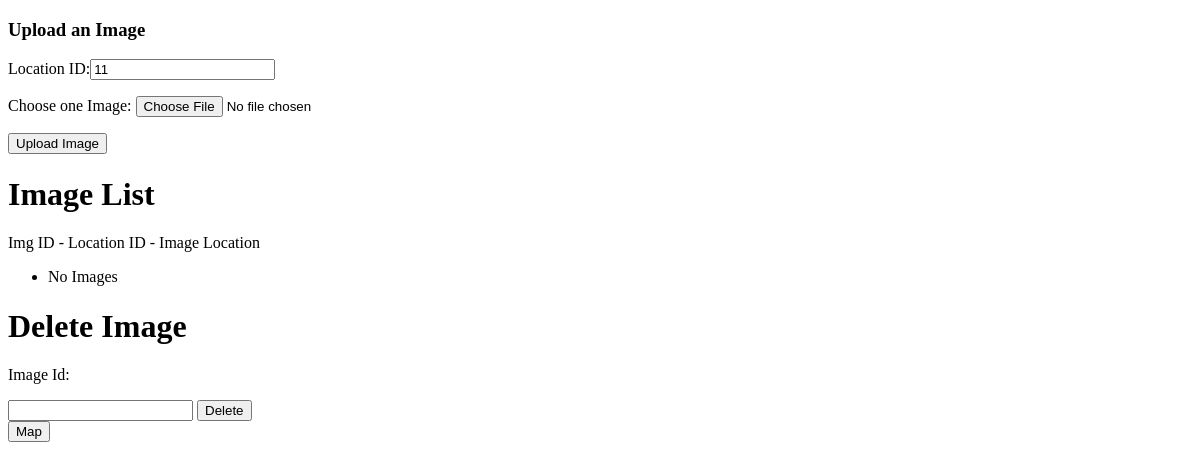
The app's page /UploadImg?location_id=11, older data.
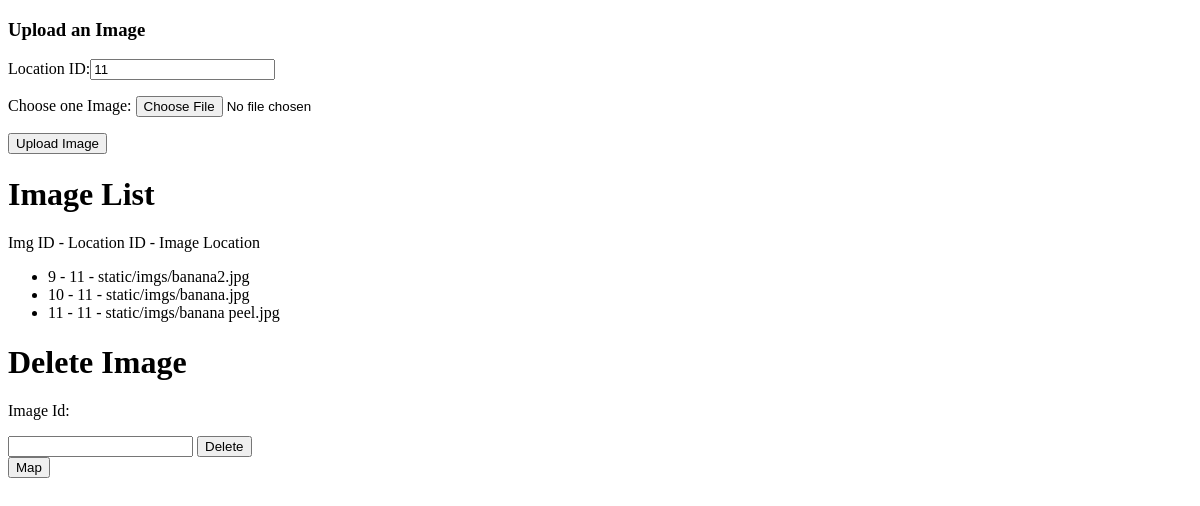
The same page, newer data.
### tables this page shows
CREATE TABLE pictures
(
    [id] integer PRIMARY KEY AUTOINCREMENT,
    [location_id] integer NOT NULL,
    [img_path] text NOT NULL
);

### main.py (the view)
@app.route("/UploadImg")
def UploadImg():
    global location_id
    location_id = request.args.get('location_id')
    db = connect_db()
    sql = "Select * from pictures where location_id = (?)"
    cur = db.execute(sql, [location_id])
    pictures = [dict(id=row[0], location_id=row[1], file_location=row[2]) for row in cur.fetchall()]
    db.close()
    return render_template("UploadImg.html", location_id=location_id, pictures=pictures)

### main.py (called while the page is built)
def connect_db():
    return sqlite3.connect(DATABASE)

### templates/UploadImg.html (shortened to what this page needs)
<!DOCTYPE html>
<html lang="en">
<head>
</head>
<body>
    <form id="upload-form" action="{{ url_for('upload') }}" method="post" enctype="multipart/form-data">
        <h3>Upload an Image</h3>
        <p>Location ID:<input type="number" name="locationId" value="{{ location_id }}" readonly/></p>
        <p>Choose one Image: <input type="file" name="file" accept="image/*"/></p>
        <input type="submit" value="Upload Image">
    </form>
    <h1>Image List</h1>
    <p>Img ID - Location ID - Image Location</p>
    <ul>
        {% for pic in pictures %}
        <li>
            {{ pic.id }} - {{ pic.location_id }} - {{ pic.file_location }}
        </li>
        {% else %}
        <li>No Images</li>
        {% endfor %}
    </ul>
    <form action="/DeleteImage">
        <h1>Delete Image</h1>
        <p>Image Id:</p><input type="number" name="img_id"/>
        <input type="submit" value="Delete">
    </form>
    <form action="/">
        <input type="submit" value="Map">
    </form>
</body>
</html>

Row changes from the older to the newer data that the page shows:
added pictures: id "9", location_id "11", file_location "static/imgs/banana2.jpg"
added pictures: id "10", location_id "11", file_location "static/imgs/banana.jpg"
added pictures: id "11", location_id "11", file_location "static/imgs/banana peel.jpg"
Text that changed along with them:
text no longer shown: "No Images"
